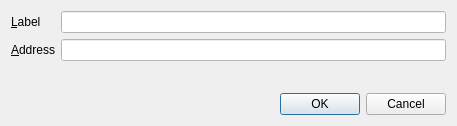
<?xml version="1.0" encoding="UTF-8"?>
<ui version="4.0">
 <class>EditAddressDialog</class>
 <widget class="QDialog" name="EditAddressDialog">
  <property name="geometry">
   <rect>
    <x>0</x>
    <y>0</y>
    <width>457</width>
    <height>126</height>
   </rect>
  </property>
  <property name="windowTitle">
   <string>Edit Address</string>
  </property>
  <layout class="QVBoxLayout" name="verticalLayout">
   <item>
    <layout class="QFormLayout" name="formLayout">
     <property name="fieldGrowthPolicy">
      <enum>QFormLayout::AllNonFixedFieldsGrow</enum>
     </property>
     <item row="0" column="0">
      <widget class="QLabel" name="label">
       <property name="text">
        <string>&amp;Label</string>
       </property>
       <property name="buddy">
        <cstring>labelEdit</cstring>
       </property>
      </widget>
     </item>
     <item row="0" column="1">
      <widget class="QLineEdit" name="labelEdit">
       <property name="toolTip">
        <string>The label associated with this address book entry</string>
       </property>
       <property name="styleSheet">
        <string notr="true">background-color:#ffffff;color:#000000;</string>
       </property>
      </widget>
     </item>
     <item row="1" column="0">
      <widget class="QLabel" name="label_2">
       <property name="text">
        <string>&amp;Address</string>
       </property>
       <property name="buddy">
        <cstring>addressEdit</cstring>
       </property>
      </widget>
     </item>
     <item row="1" column="1">
      <widget class="QLineEdit" name="addressEdit">
       <property name="toolTip">
        <string>The address associated with this address book entry. This can only be modified for sending addresses.</string>
       </property>
       <property name="styleSheet">
        <string notr="true">background-color:#ffffff;color:#000000;</string>
       </property>
      </widget>
     </item>
    </layout>
   </item>
   <item>
    <widget class="QDialogButtonBox" name="buttonBox">
     <property name="orientation">
      <enum>Qt::Horizontal</enum>
     </property>
     <property name="standardButtons">
      <set>QDialogButtonBox::Cancel|QDialogButtonBox::Ok</set>
     </property>
    </widget>
   </item>
  </layout>
 </widget>
 <resources/>
 <connections>
  <connection>
   <sender>buttonBox</sender>
   <signal>accepted()</signal>
   <receiver>EditAddressDialog</receiver>
   <slot>accept()</slot>
   <hints>
    <hint type="sourcelabel">
     <x>248</x>
     <y>254</y>
    </hint>
    <hint type="destinationlabel">
     <x>157</x>
     <y>274</y>
    </hint>
   </hints>
  </connection>
  <connection>
   <sender>buttonBox</sender>
   <signal>rejected()</signal>
   <receiver>EditAddressDialog</receiver>
   <slot>reject()</slot>
   <hints>
    <hint type="sourcelabel">
     <x>316</x>
     <y>260</y>
    </hint>
    <hint type="destinationlabel">
     <x>286</x>
     <y>274</y>
    </hint>
   </hints>
  </connection>
 </connections>
</ui>
